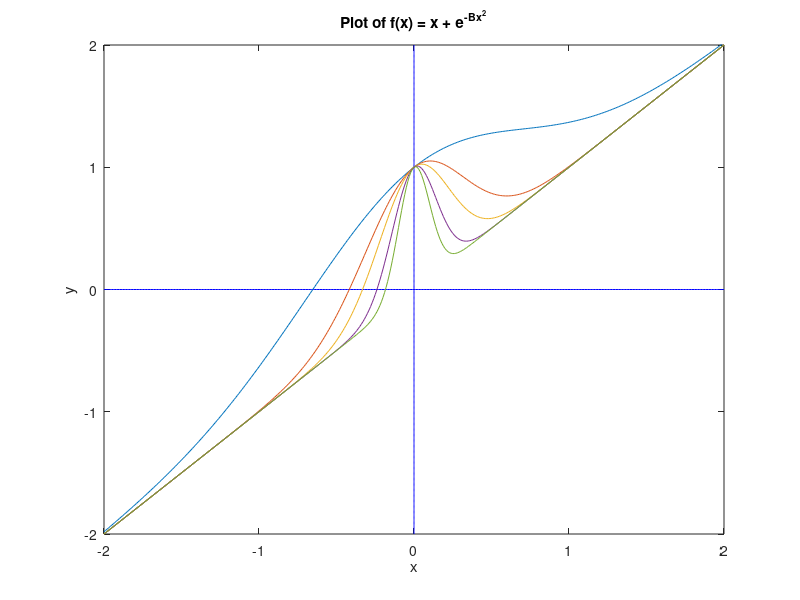
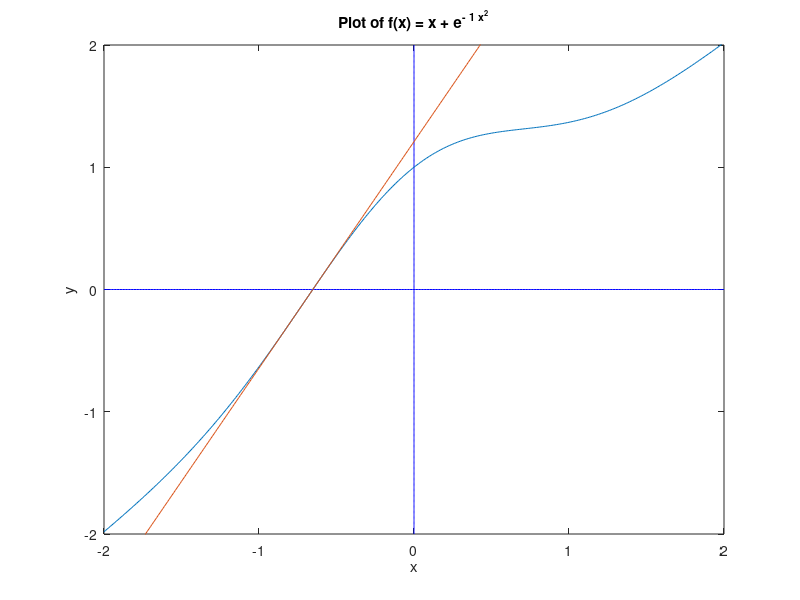
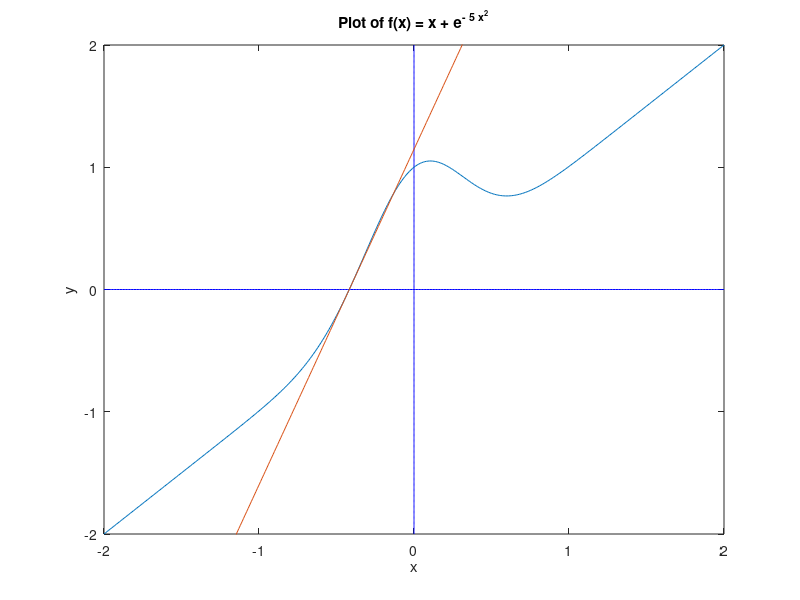
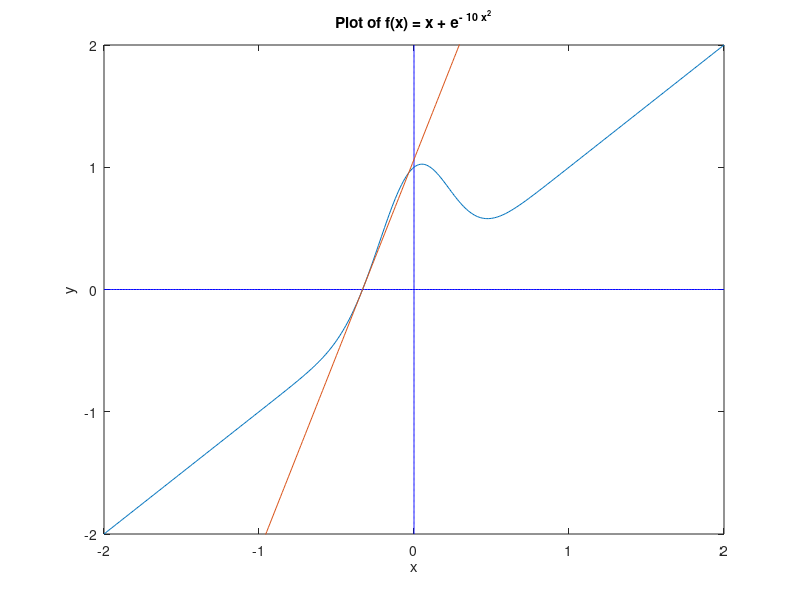

Write the MATLAB code that produced these figures, in order.
%% Jong Park (parkj6)
% Math 351 - Numerical Analysis
% HW 1


%% Initial Plot
x = -2: 0.01: 2;
y = -2: 0.01: 2;
plot(x, zeros(size(x)), 'b', zeros(size(y)),y,'b');
axis([-2, 2, -2, 2]);
title("Plot of f(x) = x + e^{-Bx^2}");
xlabel('x');
ylabel('y');
hold on;         % to what you got


%% Part a
B = [1, 5, 10, 25, 50];                  % Initial input
x = -2: 0.01: 2;                         % Used for making pretty graphs

for k = 1 : length(B)
    bval = B(k);
    y = x + exp(-bval .* (x .^ 2));
    plot (x,y);
end

%% Part b
x = [-0.60, -0.40, -0.30, -0.25, -0.20]; % These are actually x0
max_iter = 20;
f =      'x + exp(-B .* (x .^ 2))';
fprime = '1 + 2.*(-B) .* exp(-B .* (x .^ 2)) .* x';
iters = [0,x];                           % Start at iteration 0
for j = 1 : max_iter                     % Max 20 iterations
    xgood = x - eval(f) ./ eval(fprime);
    iters = [iters; j, xgood];            % Added iteration #
    test = abs(xgood -x) ./ (abs(xgood)+eps);
    if max(test) < 10*eps, break, end
    x = xgood;
end

format long;                             % Changing the format to long
iters;                                   % Display iterations.

%% Part c
for k = 1 : length(B)
    figure                               % Used to make individual charts
    x = -2: 0.01: 2;         
    y = -2: 0.01: 2;
    plot(x, zeros(size(x)), 'b', zeros(size(y)),y,'b')
    axis([-2, 2, -2, 2])
    title(sprintf("Plot of f(x) = x + e^{- %d x^2}",B(k)))
    xlabel('x')
    ylabel('y')
    hold on     
 
    y = x + exp(-B(k) .* (x .^ 2));      % Individual graphs
    plot (x,y);
    
    x = -2: 0.01: 2;
    m = 1 + 2.*(-B(k)) .* exp(-B(k) .* (xgood(k) .^ 2)) .* xgood(k); % slope
    y = m .* x - m .* xgood(k);           % Graph of the new slope
    plot (x,y)
    hold off
end

x = [0 0 0 0 0];                         % All x0 = 0;
max_iter = 20;
f =      'x + exp(-B .* (x .^ 2))';
fprime = '1 + 2.*(-B) .* exp(-B .* (x .^ 2)) .* x';
iters = [0,x];                           % Start at iteration 0
for j = 1 : max_iter                     % Max 20 iterations
    xbad = x - eval(f) ./ eval(fprime);
    iters = [iters; j, xbad];           % Added iteration #
    test = abs(xbad -x) ./ (abs(xbad)+eps);
    if max(test) < 10*eps, break, end
    x = xbad;
end

%% Changing the Format to short;
format short 
iters